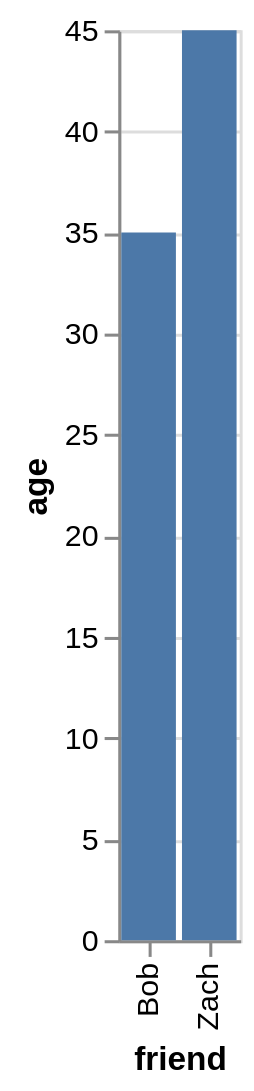

The specification (Vega-Lite) saved for this image:
### Vega-Lite specification from a JSON file in a GitHub repository (floating-point values rounded to 4 significant figures)
{"data": {"values": [{"x_data": "Bob", "y_data": 35}, {"x_data": "Zach", "y_data": 45}]}, "mark": "bar", "encoding": {"x": {"field": "x_data", "type": "nominal", "title": "friend", "sort": {"op": "sum", "field": "y_data", "order": "ascending"}}, "y": {"field": "y_data", "type": "quantitative", "title": "age"}}}
